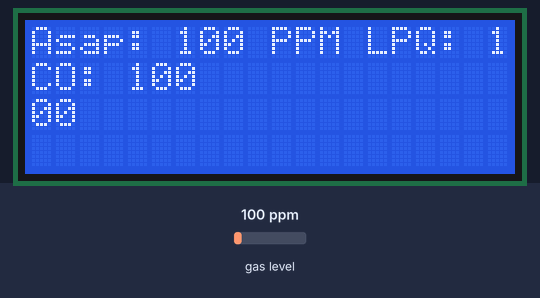
Recording of a sketch running on a simulated Arduino Uno, built with avr-gcc and run on an emulated ATmega328P. Parts: 20×4 character LCD. Inputs (shaded band) come from the test bench; at power-on: gas level 100 ppm.

Above: at 1.7 s.
1.8 s: gas level set to 20 ppm
At 3.4 s:
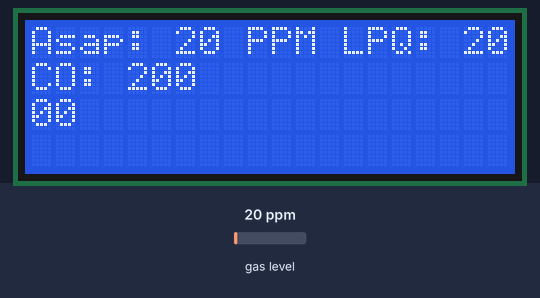
4.1 s: gas level set to 250 ppm
At 5.8 s:
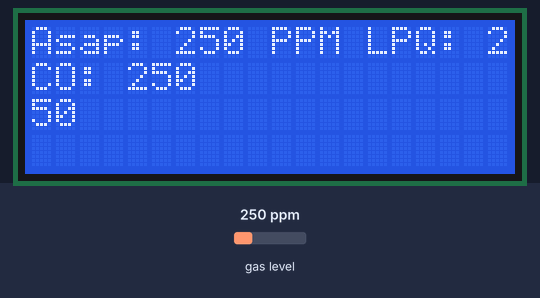
6.2 s: gas level set to 500 ppm
At 7.1 s:
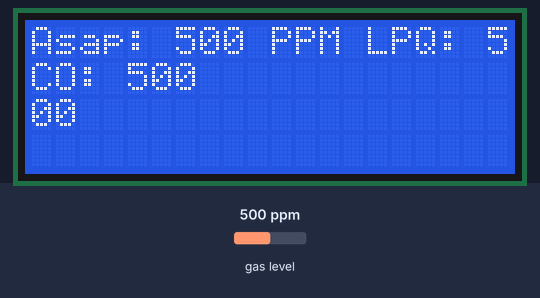
Timing chart, 0 to 9.2 s (numbered marks = the images above; inputs shaded):
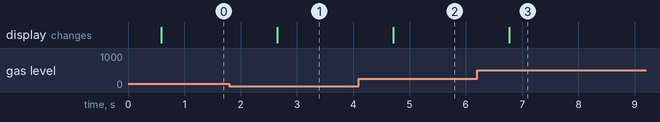

Measured:
- after the input at 1.8 s, the display: changes after 0.85 s (image 1)
- after the input at 4.1 s, the display: changes after 0.61 s (image 2)
- after the input at 6.2 s, the display: changes after 0.57 s (image 3)

The sketch:

Sensor_asap_dan_lcd_i2c.ino
```cpp
#include <MQ2.h>
#include <Wire.h>
#include <LiquidCrystal_I2C.h>
LiquidCrystal_I2C lcd(0x27,20,4);

int pinSensor = A0;
int asap, lpg, co;

MQ2 mq2(pinSensor);

void setup() {
  lcd.begin(0x27,20,4);
  mq2.begin();
  lcd.backlight();
}
void loop() {
  float* values = mq2.read(true);
  asap = mq2.readSmoke();
  lpg = mq2.readLPG();
  co = mq2.readCO();

  lcd.setCursor(0, 0);
  lcd.print("Asap: ");
  lcd.print(asap);
  lcd.print(" PPM");
  lcd.print(" LPQ: ");
  lcd.print(lpg);
  lcd.setCursor(0, 1);
  lcd.print("CO: ");
  lcd.print(co);
  delay(1000);
}
```
